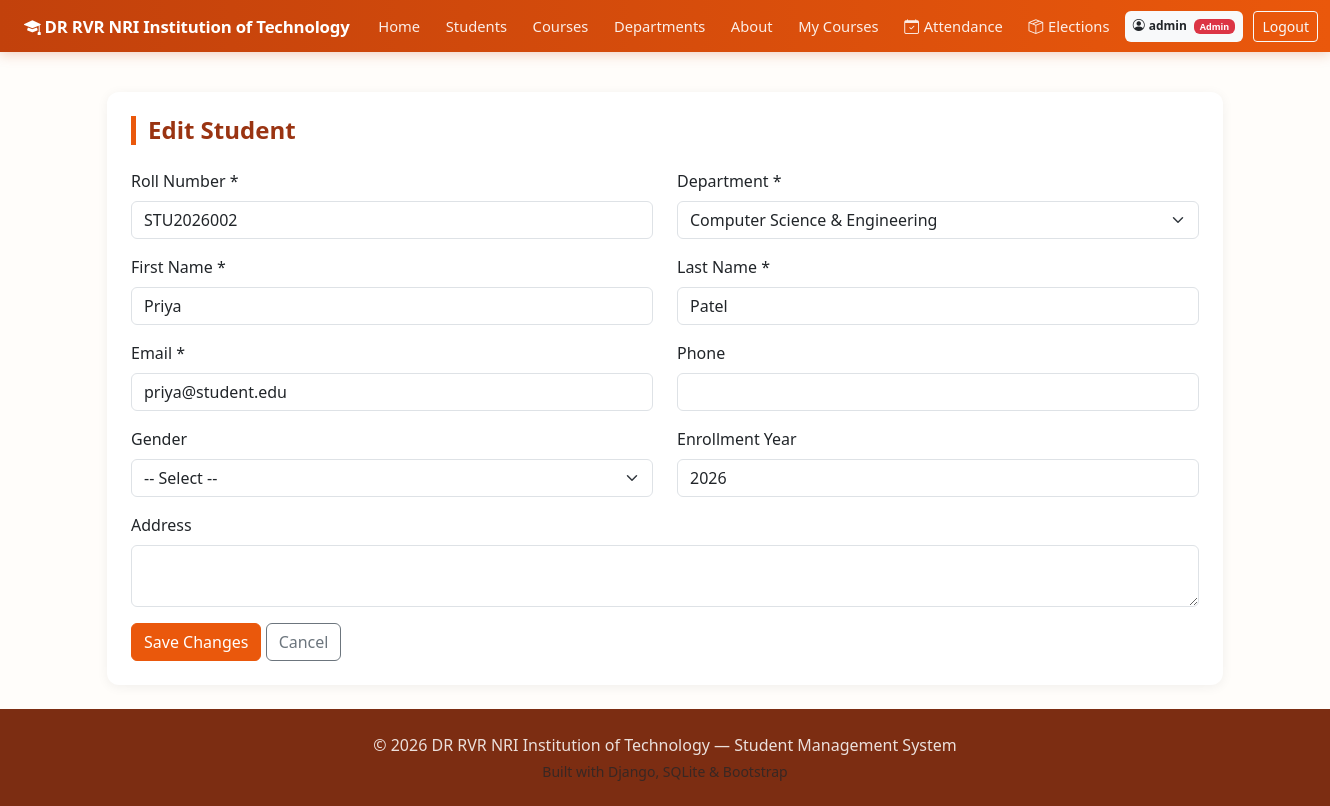
The page /students/3/edit/ (signed in) on the database its author committed.
### core/models.py (models this page shows, shortened)
class User(AbstractUser):
    ROLE_CHOICES = [
        ('admin', 'Admin'),
        ('student', 'Student'),
    ]
    role = models.CharField(max_length=20, choices=ROLE_CHOICES, default='student')

class Student(models.Model):
    roll_number = models.CharField(max_length=30, unique=True)
    first_name = models.CharField(max_length=80)
    last_name = models.CharField(max_length=80)
    email = models.EmailField(max_length=120, unique=True)
    phone = models.CharField(max_length=20, blank=True, null=True)
    date_of_birth = models.DateField(blank=True, null=True)
    gender = models.CharField(max_length=10, blank=True, null=True)
    address = models.TextField(blank=True, null=True)
    enrollment_year = models.IntegerField(default=current_year)
    department = models.ForeignKey(Department, on_delete=models.CASCADE, related_name='students')
    user = models.OneToOneField(
        settings.AUTH_USER_MODEL,
        on_delete=models.SET_NULL,
        null=True,
        blank=True,
        related_name='student_profile'
    )
    class Meta:
        ordering = ['first_name', 'last_name']

class Department(models.Model):
    name = models.CharField(max_length=120, unique=True)
    code = models.CharField(max_length=20, unique=True)
    head_of_department = models.CharField(max_length=120, blank=True, null=True)
    description = models.TextField(blank=True, null=True)
    class Meta:
        ordering = ['name']

### core/views.py (the view, shortened to what this page needs)
# urls.py: path('students/<int:student_id>/edit/', views.edit_student, name='edit_student'),
@admin_required
def edit_student(request, student_id):
    student = get_object_or_404(Student, id=student_id)
    departments_list = Department.objects.order_by('name')
    return render(request, 'student_form.html', {
        'departments': departments_list,
        'form': student,
        'editing': True
    })

### core/views.py (called while the page is built)
def admin_required(view_func):
    @wraps(view_func)
    def wrapped(request, *args, **kwargs):
        if not request.user.is_authenticated:
            messages.warning(request, 'Please log in to access this page.')
            return redirect(f"{reverse('login')}?next={request.path}")
        if getattr(request.user, 'role', '') != 'admin' and not request.user.is_staff and not request.user.is_superuser:
            messages.error(request, 'Admin access required for that action.')
            return redirect('home')
        return view_func(request, *args, **kwargs)
    return wrapped

### templates/student_form.html (shortened to what this page needs)
{% extends 'base.html' %}
{% block content %}
<div class="card p-4">
    <h4 class="section-title">{% if editing %}Edit{% else %}Add New{% endif %} Student</h4>
    <form method="POST">
        <div class="row">
            <div class="col-md-6 mb-3">
                <label class="form-label">Roll Number *</label>
                <input type="text" name="roll_number" class="form-control" value="{{ form.roll_number|default:'' }}" required>
            </div>
            <div class="col-md-6 mb-3">
                <label class="form-label">Department *</label>
                <select name="department_id" class="form-select" required>
                    {% for d in departments %}
                    <option value="{{ d.id }}" {% if form.department_id == d.id or form.department.id == d.id %}selected{% endif %}>{{ d.name }}</option>
                    {% endfor %}
                </select>
            </div>
        </div>
        <div class="row">
            <div class="col-md-6 mb-3">
                <label class="form-label">First Name *</label>
                <input type="text" name="first_name" class="form-control" value="{{ form.first_name|default:'' }}" required>
            </div>
            <div class="col-md-6 mb-3">
                <label class="form-label">Last Name *</label>
                <input type="text" name="last_name" class="form-control" value="{{ form.last_name|default:'' }}" required>
            </div>
        </div>
        <div class="row">
            <div class="col-md-6 mb-3">
                <label class="form-label">Email *</label>
                <input type="email" name="email" class="form-control" value="{{ form.email|default:'' }}" required>
            </div>
            <div class="col-md-6 mb-3">
                <label class="form-label">Phone</label>
                <input type="text" name="phone" class="form-control" value="{{ form.phone|default:'' }}">
            </div>
        </div>
        <div class="row">
            <div class="col-md-6 mb-3">
                <label class="form-label">Gender</label>
                <select name="gender" class="form-select">
                    <option value="">-- Select --</option>
                </select>
            </div>
            <div class="col-md-6 mb-3">
                <label class="form-label">Enrollment Year</label>
                <input type="number" name="enrollment_year" class="form-control" value="{{ form.enrollment_year|default:2026 }}">
            </div>
        </div>
        <div class="mb-3">
            <label class="form-label">Address</label>
            <textarea name="address" class="form-control" rows="2">{{ form.address|default:'' }}</textarea>
        </div>
        <button type="submit" class="btn btn-primary">{% if editing %}Save Changes{% else %}Add Student{% endif %}</button>
        <a href="{% url 'students' %}" class="btn btn-outline-secondary">Cancel</a>
    </form>
</div>
{% endblock %}

### templates/base.html (shortened to what this page needs)
{% load static %}
<!DOCTYPE html>
<html lang="en">
<head>
    <link href="https://cdn.jsdelivr.net/npm/bootstrap@5.3.3/dist/css/bootstrap.min.css" rel="stylesheet">
    <link href="https://cdn.jsdelivr.net/npm/bootstrap-icons@1.11.3/font/bootstrap-icons.css" rel="stylesheet">
    <link href="{% static 'css/style.css' %}" rel="stylesheet">
</head>
<body>
<nav class="navbar navbar-expand-xl navbar-dark sticky-top">
    <div class="container-fluid px-lg-4 px-3">
        <a class="navbar-brand fw-bold" href="{% url 'home' %}">
            <i class="bi bi-mortarboard-fill me-1"></i>DR RVR NRI Institution of Technology
        </a>
        <div class="collapse navbar-collapse" id="navMenu">
            <ul class="navbar-nav me-auto mb-2 mb-xl-0 align-items-xl-center">
                <li class="nav-item">
                    <a class="nav-link text-nowrap {% if request.resolver_match.url_name == 'home' %}active{% endif %}" href="{% url 'home' %}">Home</a>
                </li>
                <li class="nav-item">
                    <a class="nav-link text-nowrap {% if request.resolver_match.url_name == 'students' %}active{% endif %}" href="{% url 'students' %}">Students</a>
                </li>
                <li class="nav-item">
                    <a class="nav-link text-nowrap {% if request.resolver_match.url_name == 'courses' or request.resolver_match.url_name == 'course_detail' %}active{% endif %}" href="{% url 'courses' %}">Courses</a>
                </li>
                <li class="nav-item">
                    <a class="nav-link text-nowrap {% if request.resolver_match.url_name == 'departments' %}active{% endif %}" href="{% url 'departments' %}">Departments</a>
                </li>
                <li class="nav-item">
                    <a class="nav-link text-nowrap {% if request.resolver_match.url_name == 'about' %}active{% endif %}" href="{% url 'about' %}">About</a>
                </li>
                {% if request.user.is_authenticated %}
                <li class="nav-item">
                    <a class="nav-link text-nowrap {% if request.resolver_match.url_name == 'my_courses' %}active{% endif %}" href="{% url 'my_courses' %}">My Courses</a>
                </li>
                <li class="nav-item">
                    <a class="nav-link text-nowrap {% if 'attendance' in request.resolver_match.url_name %}active{% endif %}" href="{% if request.user.role == 'admin' or request.user.is_staff or request.user.is_superuser %}{% url 'attendance_dashboard' %}{% else %}{% url 'my_attendance' %}{% endif %}">
                        <i class="bi bi-calendar-check"></i><span>Attendance</span>
                    </a>
                </li>
                <li class="nav-item">
                    <a class="nav-link text-nowrap {% if 'election' in request.resolver_match.url_name %}active{% endif %}" href="{% url 'elections_list' %}">
                        <i class="bi bi-box-seam"></i><span>Elections</span>
                    </a>
                </li>
                {% endif %}
            </ul>
            <ul class="navbar-nav align-items-xl-center">
                {% if request.user.is_authenticated %}
                    <li class="nav-item me-2 my-1 my-xl-0">
                        <span class="badge text-bg-light text-dark py-2 px-2 text-nowrap">
                            <i class="bi bi-person-circle me-1"></i>{{ request.user.username }}
                            {% if request.user.role == 'admin' or request.user.is_staff or request.user.is_superuser %}<span class="badge bg-danger ms-1">Admin</span>{% endif %}
                        </span>
                    </li>
                    <li class="nav-item my-1 my-xl-0">
                        <a class="btn btn-outline-light btn-sm text-nowrap" href="{% url 'logout' %}">Logout</a>
                    </li>
                {% endif %}
            </ul>
        </div>
    </div>
</nav>
<main class="container my-4 flex-grow-1">
    {% block content %}{% endblock %}
</main>
<footer class="footer mt-auto py-4">
    <div class="container text-center">
        <p class="mb-1">&copy; 2026 DR RVR NRI Institution of Technology — Student Management System</p>
        <p class="mb-0 small text-muted">Built with Django, SQLite &amp; Bootstrap</p>
    </div>
</footer>
</body>
</html>

### static/css/style.css (style rules this page uses)
:root { --primary: #ea580c; --primary-dark: #9a3412; --primary-darker: #7c2d12; --accent: #f97316; --accent-light: #ffedd5; --accent-hover: #c2410c; --bg-soft: #fffdfa; }
body { background-color: var(--bg-soft); display: flex; flex-direction: column; min-height: 100vh; font-family: 'Segoe UI', Roboto, -apple-system, sans-serif; }
a { color: var(--primary); text-decoration: none; }
.navbar { background: linear-gradient(90deg, #c2410c 0%, #ea580c 100%); box-shadow: 0 2px 12px rgba(194, 65, 12, 0.25); padding-top: 0.5rem; padding-bottom: 0.5rem; }
.navbar .navbar-brand { font-size: 1.05rem; white-space: nowrap; letter-spacing: -0.2px; }
.navbar .nav-item { display: flex; align-items: center; margin: 0 0.15rem; }
.navbar .nav-link { color: rgba(255, 255, 255, 0.9); font-weight: 500; font-size: 0.92rem; padding: 0.45rem 0.65rem !important; white-space: nowrap; display: inline-flex; align-items: center; gap: 0.3rem; position: relative; border-bottom: none !important; transition: color 0.15s ease-in-out; }
.navbar .nav-link::after { content: ''; position: absolute; bottom: 2px; left: 0.65rem; right: 0.65rem; height: 2px; background-color: transparent; border-radius: 2px; transition: background-color 0.2s ease; }
.card { border: none; border-radius: 0.75rem; box-shadow: 0 2px 12px rgba(0,0,0,0.06); }
.btn-primary { background-color: var(--primary); border-color: var(--primary); color: #fff; }
.section-title { font-weight: 700; color: var(--primary-dark); border-left: 5px solid var(--primary); padding-left: 0.75rem; margin-bottom: 1.5rem; }
.footer { background-color: var(--primary-darker); color: rgba(255, 255, 255, 0.85); margin-top: auto; }

### rows shown on the page
User: user.username "admin"
Student: roll_number "STU2026002", department_id "Computer Science & Engineering", first_name "Priya", last_name "Patel", email "priya@student.edu", enrollment_year "2026"
